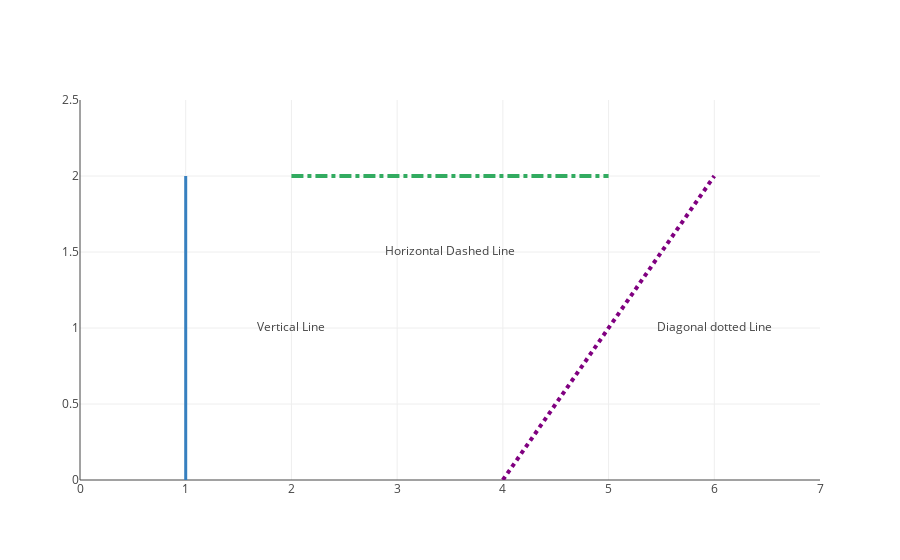

Notebook code cell kept with this figure:
### Markdown cell above
#### Vertical and Horizontal Lines Positioned Relative to the Axes

### Code cell
trace0 = go.Scatter(
    x=[2, 3.5, 6],
    y=[1, 1.5, 1],
    text=['Vertical Line', 'Horizontal Dashed Line', 'Diagonal dotted Line'],
    mode='text',
)
data = [trace0]
layout = {
    'xaxis': {
        'range': [0, 7]
    },
    'yaxis': {
        'range': [0, 2.5]
    },
    'shapes': [
        # Line Vertical
        {
            'type': 'line',
            'x0': 1,
            'y0': 0,
            'x1': 1,
            'y1': 2,
            'line': {
                'color': 'rgb(55, 128, 191)',
                'width': 3,
            },
        },
        # Line Horizontal
        {
            'type': 'line',
            'x0': 2,
            'y0': 2,
            'x1': 5,
            'y1': 2,
            'line': {
                'color': 'rgb(50, 171, 96)',
                'width': 4,
                'dash': 'dashdot',
            },
        },
        # Line Diagonal
        {
            'type': 'line',
            'x0': 4,
            'y0': 0,
            'x1': 6,
            'y1': 2,
            'line': {
                'color': 'rgb(128, 0, 128)',
                'width': 4,
                'dash': 'dot',
            },
        },
    ]
}

fig = {
    'data': data,
    'layout': layout,
}

# py.offline.iplot(fig, filename='shapes-lines')
py.offline.iplot(fig)

### Figure 1 — Plotly figure (JSON) as saved in the notebook; plotly's stock layout.template omitted (floating-point values rounded to 4 significant figures)
{"data": [{"mode": "text", "text": ["Vertical Line", "Horizontal Dashed Line", "Diagonal dotted Line"], "type": "scatter", "uid": "bb423a8a-0fdf-489b-9b9c-ab8f00bd21f7", "x": [2, 3.5, 6], "y": [1, 1.5, 1]}], "layout": {"shapes": [{"line": {"color": "rgb(55, 128, 191)", "width": 3}, "type": "line", "x0": 1, "x1": 1, "y0": 0, "y1": 2}, {"line": {"color": "rgb(50, 171, 96)", "dash": "dashdot", "width": 4}, "type": "line", "x0": 2, "x1": 5, "y0": 2, "y1": 2}, {"line": {"color": "rgb(128, 0, 128)", "dash": "dot", "width": 4}, "type": "line", "x0": 4, "x1": 6, "y0": 0, "y1": 2}], "xaxis": {"range": [0, 7]}, "yaxis": {"range": [0, 2.5]}}}
